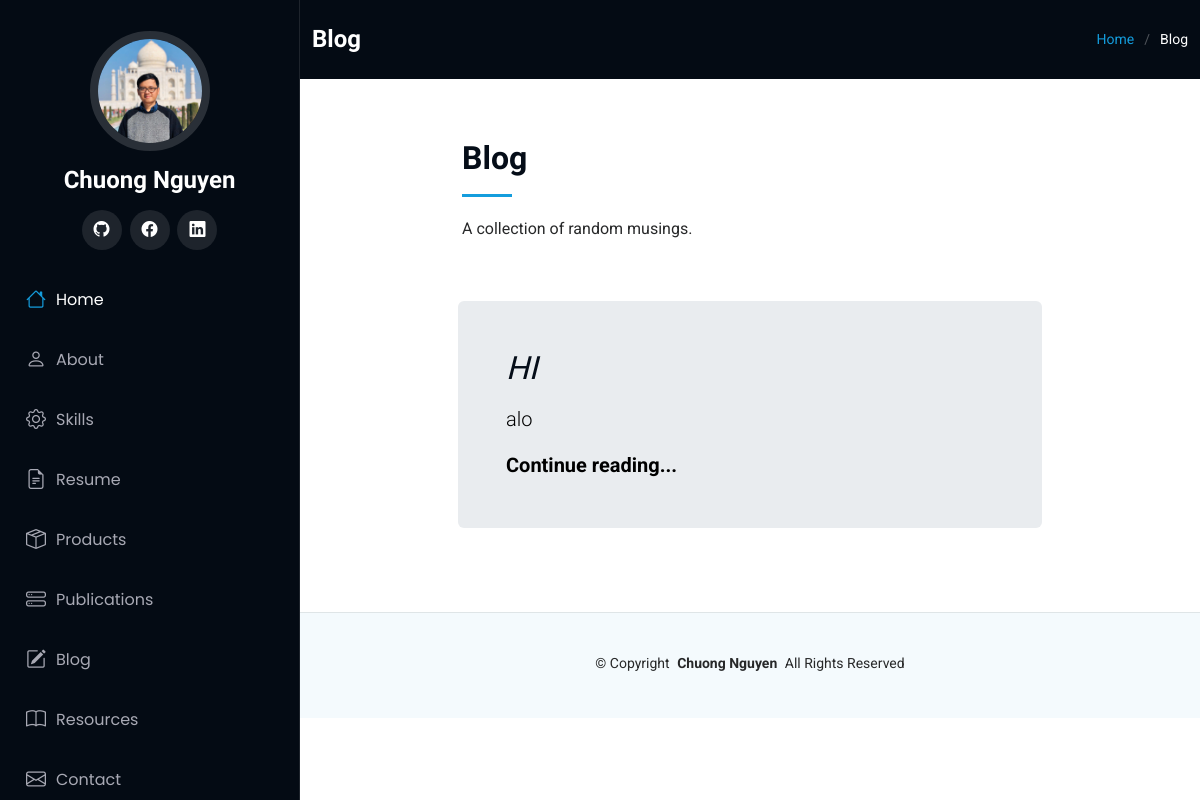
/blog, run on an earlier commit of the app's database.
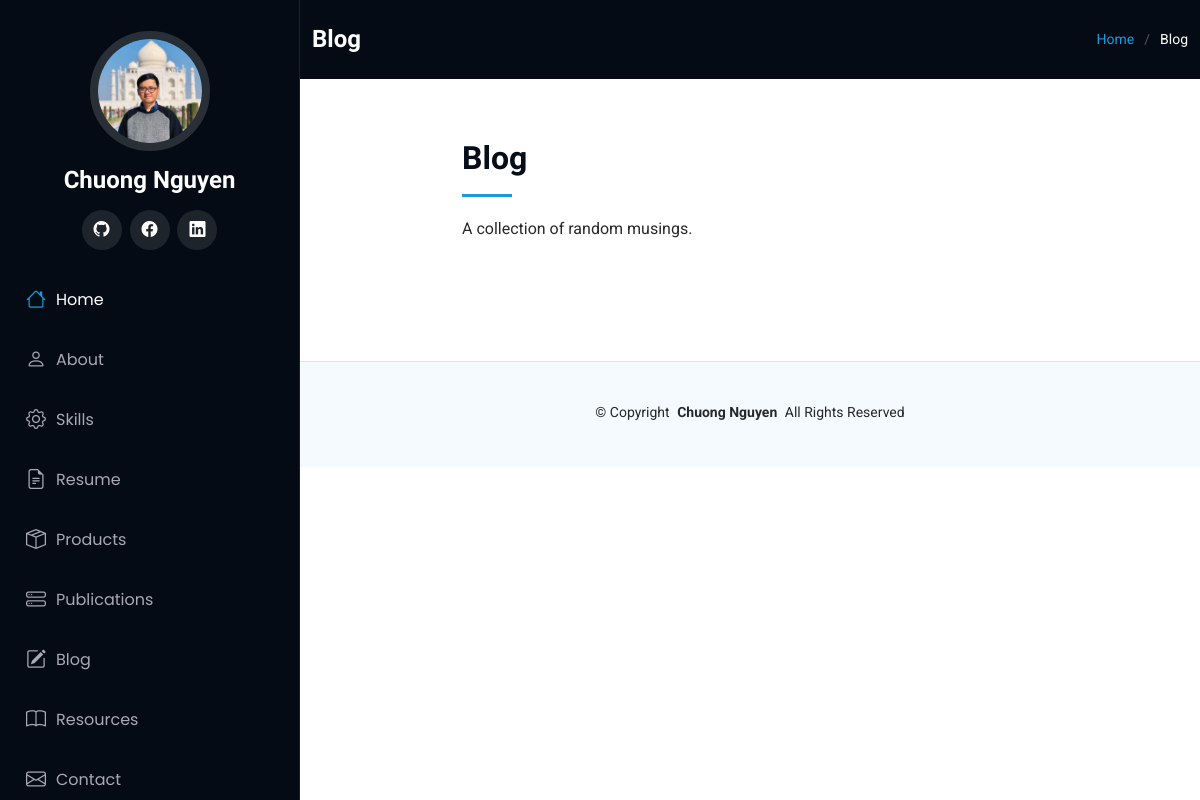
And on a later commit of the database.
### main.py (models this page shows)
class BlogPost(db.Model):
    __tablename__ = "blog_posts"
    id: Mapped[int] = mapped_column(Integer, primary_key=True)
    author_id: Mapped[int] = mapped_column(Integer, db.ForeignKey("users.id"))
    author = relationship("User", back_populates="post")
    title: Mapped[str] = mapped_column(String(250), unique=True, nullable=False)
    subtitle: Mapped[str] = mapped_column(String(250), nullable=False)
    body: Mapped[str] = mapped_column(Text, nullable=False)
    date: Mapped[str] = mapped_column(String(100), nullable=False)
    img_url: Mapped[str] = mapped_column(String(250), nullable=False)
    comment = relationship("Comment", back_populates="parent_post")

### main.py (the view)
@app.route('/blog')
def show_all_posts():
    all_posts = db.session.execute(db.select(BlogPost)).scalars()
    return render_template('blog.html', current_user=current_user, posts=all_posts, is_not_home=True)

### templates/blog.html (shortened to what this page needs)
{% from 'bootstrap5/form.html' import render_form %}
{% extends 'base.html' %}
  {% block content %}
  <main class="main">
    <div class="page-title dark-background">
      <div class="container d-lg-flex justify-content-between align-items-center">
        <h1 class="mb-2 mb-lg-0">Blog</h1>
        <nav class="breadcrumbs">
          <ol>
            <li><a href="{{url_for('home')}}">Home</a></li>
            <li class="current">Blog</li>
          </ol>
        </nav>
      </div>
    </div>
    <section id="starter-section" class="starter-section section">
      <div class="container section-title" data-aos="fade-up">
        <div class="row gy-4">
          <div class=" col-lg-8 mx-auto">
            <h2>Blog</h2>
            <p>A collection of random musings.</p>
          </div>
        </div>
      </div>
      {% for post in posts:%}
      <div class="container" data-aos="fade-up">
        <div class="row gy-4" style="padding: 0 12px;">
          <div class="p-3 p-md-5 mb-4 col-lg-8 mx-auto rounded text-body-emphasis bg-body-secondary">
            <h2 class="display-8 fst-italic">{{post.title}}
            </h2>
            <p class="lead my-3">{{post.subtitle}}</p>
            <p class="lead mb-0"><a href="{{url_for('post', post_id=post.id)}}" class="text-body-emphasis fw-bold">Continue reading...</a></p>
          </div>
        </div>
      </div>
      {% endfor %}
    </section>
  </main>
  {% endblock %}

### templates/base.html (shortened to what this page needs)
<!DOCTYPE html>
<html lang="en">
<head>
  <link href="static/assets/vendor/bootstrap/css/bootstrap.min.css" rel="stylesheet">
  <link href="static/assets/vendor/bootstrap-icons/bootstrap-icons.css" rel="stylesheet">
  <link href="static/assets/vendor/aos/aos.css" rel="stylesheet">
  <link href="static/assets/vendor/glightbox/css/glightbox.min.css" rel="stylesheet">
  <link href="static/assets/vendor/swiper/swiper-bundle.min.css" rel="stylesheet">
  <link href="static/assets/css/main.css" rel="stylesheet">
</head>
<body>
  <header id="header" class="header dark-background d-flex flex-column p-3">
    <div class="profile-img">
      <img src="static/assets/img/chuong-ava.jpg" alt="" class="img-fluid rounded-circle">
    </div>
    <a href="index.html" class="logo d-flex align-items-center justify-content-center">
      <h1 class="sitename">Chuong Nguyen</h1>
    </a>
    <div class="social-links text-center">
      <a href="https://github.com/chuongnguyen94" class="github"><i class="bi bi-github"></i></a>
      <a href="https://www.facebook.com/cnn1211/" class="facebook"><i class="bi bi-facebook"></i></a>
      <a href="https://www.linkedin.com/in/chuongnguyen94/" class="linkedin"><i class="bi bi-linkedin"></i></a>
    </div>
    <nav id="navmenu" class="navmenu mb-auto">
      {% if not is_not_home: %}
      <ul>
        <li><a href="#" class="active"><i class="bi bi-house navicon"></i>Home</a></li>
        <li><a href="#about"><i class="bi bi-person navicon"></i> About</a></li>
        <li><a href="#skills"><i class="bi-gear navicon"></i> Skills</a></li>
        <li><a href="#resume"><i class="bi bi-file-earmark-text navicon"></i> Resume</a></li>
        <li><a href="#portfolio"><i class="bi bi-box-seam navicon"></i> Products</a></li>
        <li><a href="#publications"><i class="bi bi-hdd-stack navicon"></i> Publications</a></li>
        <li><a href="{{url_for('show_all_posts')}}"><i class="bi bi-pencil-square navicon"></i> Blog</a></li>
        <li><a href="{{url_for('resources')}}"><i class="bi bi-book navicon"></i> Resources</a></li>
        <li><a href="#contact"><i class="bi bi-envelope navicon"></i> Contact</a></li>
      </ul>
      {% else: %}
      <ul>
        <li><a href="{{url_for('home')}}" class="active"><i class="bi bi-house navicon"></i>Home</a></li>
        <li><a href="{{url_for('about')}}"><i class="bi bi-person navicon"></i> About</a></li>
        <li><a href="{{url_for('skills')}}"><i class="bi bi-gear navicon"></i> Skills</a></li>
        <li><a href="{{url_for('resume')}}"><i class="bi bi-file-earmark-text navicon"></i> Resume</a></li>
        <li><a href="{{url_for('portfolio')}}"><i class="bi bi-box-seam navicon"></i> Products</a></li>
        <li><a href="{{url_for('publications')}}"><i class="bi bi-hdd-stack navicon"></i> Publications</a></li>
        <li><a href="{{url_for('show_all_posts')}}"><i class="bi bi-pencil-square navicon"></i> Blog</a></li>
        <li><a href="{{url_for('resources')}}"><i class="bi bi-book navicon"></i> Resources</a></li>
        <li><a href="{{url_for('contact')}}"><i class="bi bi-envelope navicon"></i> Contact</a></li>
      </ul>
      {% endif %}
    </nav>
  </header>
  {% block content %} {% endblock %}
  <footer id="footer" class="footer light-background">
    <div class="container">
      <div class="copyright text-center ">
        <p>© <span>Copyright</span> <strong class="px-1 sitename">Chuong Nguyen</strong> <span>All Rights Reserved</span></p>
      </div>
    </div>
  </footer>
</body>
</html>

### static/assets/css/main.css (style rules this page uses)
:root { --default-font: "Roboto", system-ui, -apple-system, "Segoe UI", Roboto, "Helvetica Neue", Arial, "Noto Sans", "Liberation Sans", sans-serif, "Apple Color Emoji", "Segoe UI Emoji", "Segoe UI Symbol", "Noto Color Emoji"; --heading-font: "Raleway", sans-serif; --nav-font: "Poppins", sans-serif; }
:root { --background-color: #ffffff; --default-color: #272829; --heading-color: #050d18; --accent-color: #149ddd; --surface-color: #ffffff; --contrast-color: #ffffff; }
:root { --nav-color: #a8a9b4; --nav-hover-color: #ffffff; --nav-mobile-background-color: #040b14; --nav-dropdown-background-color: #040b14; --nav-dropdown-color: #a8a9b4; --nav-dropdown-hover-color: #ffffff; }
.light-background { --background-color: #f4fafd; --surface-color: #ffffff; }
.dark-background { --background-color: #040b14; --default-color: #ffffff; --heading-color: #ffffff; --surface-color: #151f2b; --contrast-color: #ffffff; }
:root { scroll-behavior: smooth; }
body { color: var(--default-color); background-color: var(--background-color); font-family: var(--default-font); }
a { color: var(--accent-color); text-decoration: none; transition: 0.3s; }
h1, h2, h3, h4, h5, h6 { color: var(--heading-color); font-family: var(--heading-font); }
.header { color: var(--default-color); background-color: var(--background-color); position: fixed; top: 0; left: 0; bottom: 0; padding: 0 15px; width: 300px; transition: all ease-in-out 0.3s; overflow-y: auto; z-index: 997; border-right: 1px solid color-mix(in srgb, var(--default-color), transparent 90%); }
.header .profile-img img { margin: 15px auto; display: block; width: 120px; border: 8px solid color-mix(in srgb, var(--default-color), transparent 85%); }
.header .logo { line-height: 1; margin-bottom: 15px; }
.header .logo h1 { font-size: 24px; margin: 0; font-weight: 700; color: var(--heading-color); }
.header .social-links { margin: 0 0 20px 0; }
.header .social-links a { font-size: 16px; display: inline-flex; align-items: center; justify-content: center; background: color-mix(in srgb, var(--default-color), transparent 90%); color: var(--default-color); margin: 0 2px; border-radius: 50%; text-align: center; width: 40px; height: 40px; transition: 0.3s; }
@media (min-width: 1200px) { .header~main, .header~#footer { margin-left: 300px; } }
.navmenu { padding: 0; z-index: 9997; }
.navmenu ul { list-style: none; padding: 0 0 20px 0; margin: 0; }
.navmenu a, .navmenu a:focus { color: var(--nav-color); padding: 15px 10px; font-family: var(--nav-font); font-size: 16px; font-weight: 400; display: flex; align-items: center; white-space: nowrap; transition: 0.3s; width: 100%; }
.navmenu a .navicon, .navmenu a:focus .navicon { font-size: 20px; margin-right: 10px; }
.navmenu a:hover, .navmenu .active, .navmenu .active:focus { color: var(--nav-hover-color); }
.navmenu a:hover .navicon, .navmenu .active .navicon, .navmenu .active:focus .navicon { color: var(--accent-color); }
.footer { color: var(--default-color); background-color: var(--background-color); font-size: 14px; padding: 40px 0; position: relative; border-top: 1px solid color-mix(in srgb, var(--default-color), transparent 90%); }
.footer .copyright p { margin-bottom: 0; }
.page-title { color: var(--default-color); background-color: var(--background-color); padding: 25px 0; position: relative; }
.page-title h1 { font-size: 24px; font-weight: 700; }
.page-title .breadcrumbs ol { display: flex; flex-wrap: wrap; list-style: none; padding: 0; margin: 0; font-size: 14px; font-weight: 400; }
.page-title .breadcrumbs ol li+li { padding-left: 10px; }
.page-title .breadcrumbs ol li+li::before { content: "/"; display: inline-block; padding-right: 10px; color: color-mix(in srgb, var(--default-color), transparent 70%); }
section, .section { color: var(--default-color); background-color: var(--background-color); padding: 60px 0; overflow: clip; }
.section-title { padding-bottom: 60px; position: relative; }
.section-title h2 { font-size: 32px; font-weight: 700; margin-bottom: 20px; padding-bottom: 20px; position: relative; }
.section-title h2:after { content: ""; position: absolute; display: block; width: 50px; height: 3px; background: var(--accent-color); left: 0; bottom: 0; }
.section-title p { margin-bottom: 0; }

What changed in the data, as far as the page shows it:
removed BlogPost: title "HI", subtitle "alo"
